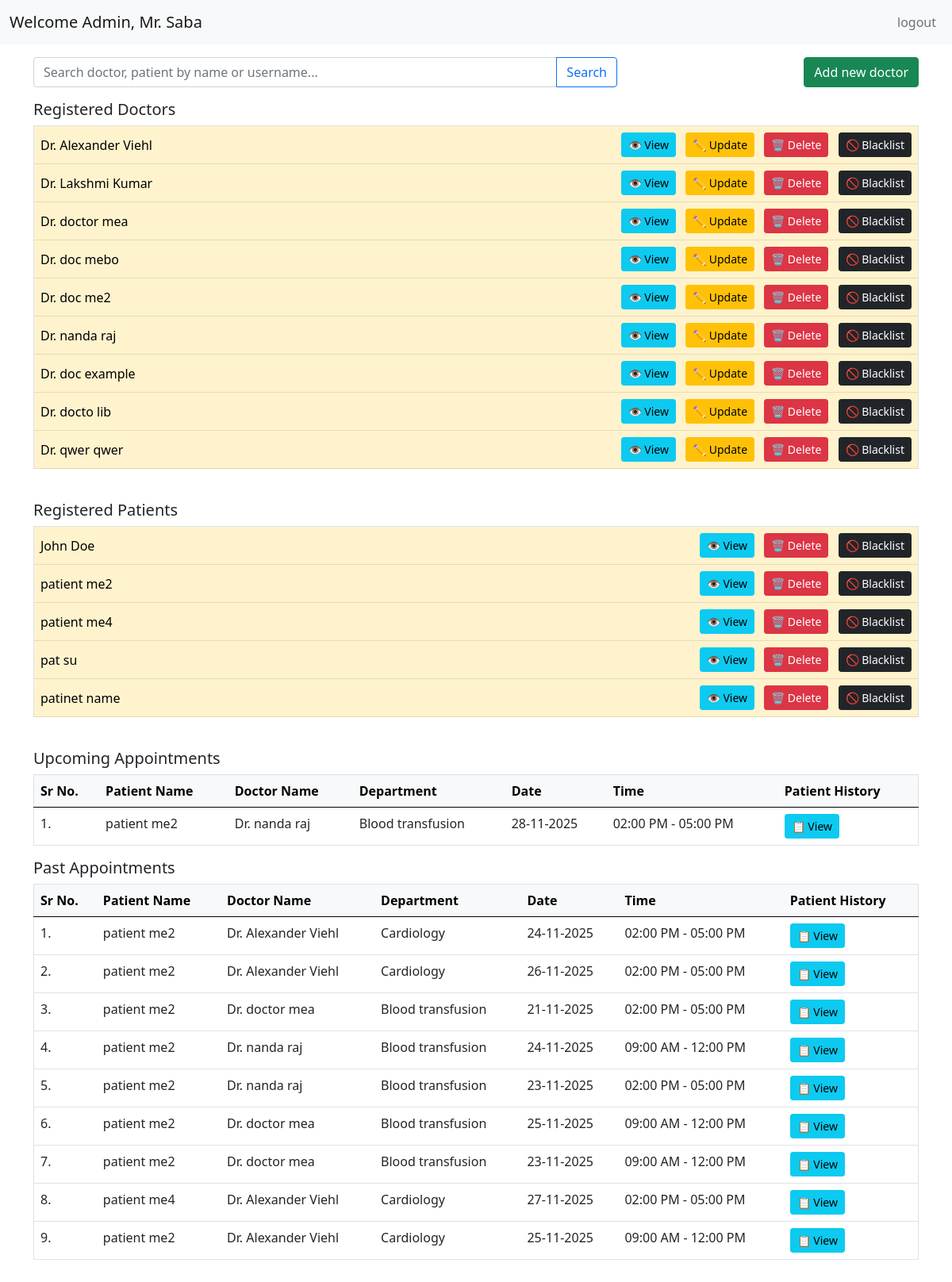
/admin_dashboard (signed in), run on an earlier commit of the app's database.
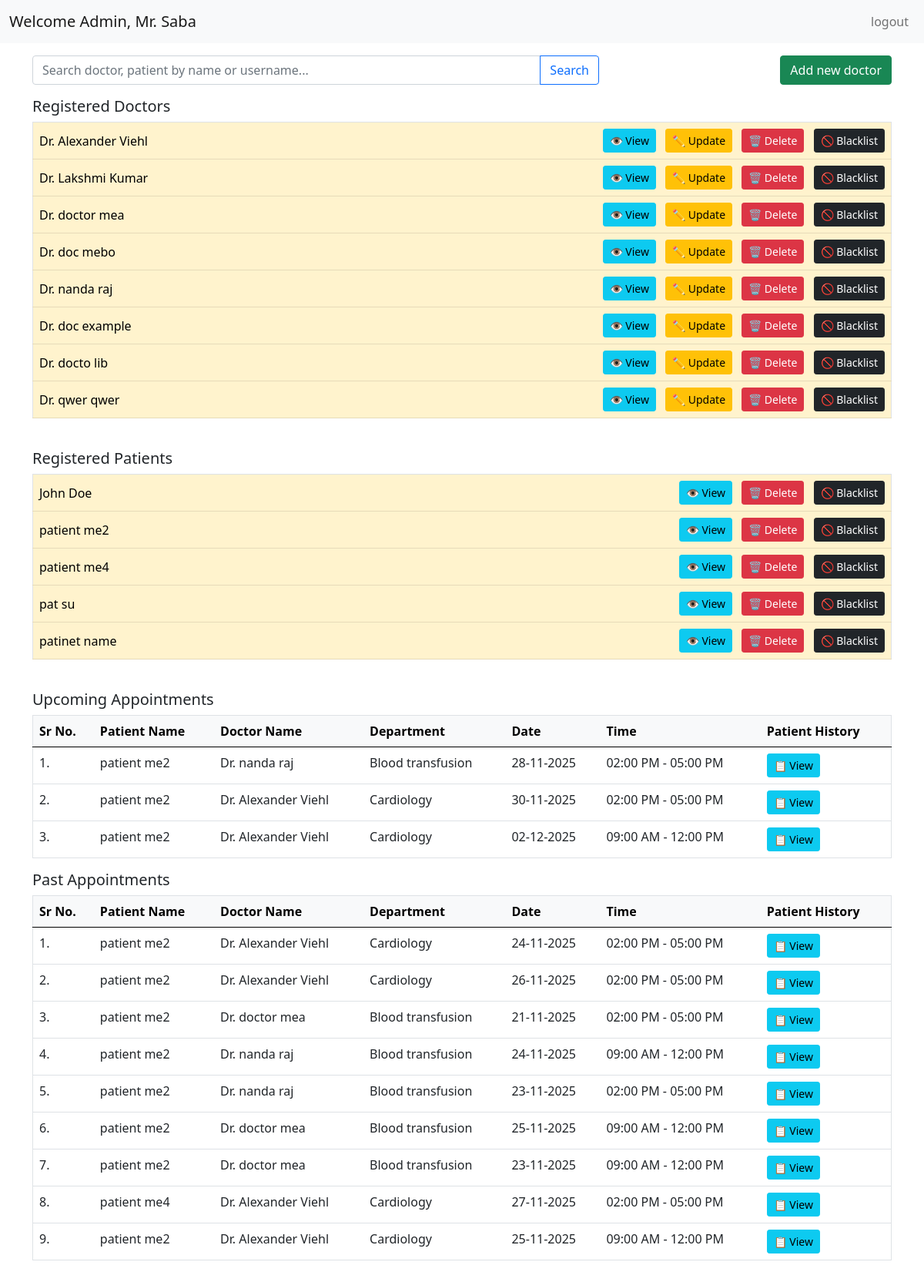
And on a later commit of the database.
### application/models.py (models this page shows, shortened)
class Doctor(db.Model):
    __tablename__ = 'doctors'
    id = db.Column(db.Integer, primary_key=True, autoincrement=True)
    username = db.Column(db.String(80), unique=True, nullable=False, index=True)
    email = db.Column(db.String(120), unique=True, nullable=False, index=True)
    password = db.Column(db.String(255), nullable=False)
    first_name = db.Column(db.String(50), nullable=False)
    last_name = db.Column(db.String(50), nullable=False)
    department_id = db.Column(db.Integer, db.ForeignKey('department.id', ondelete='RESTRICT'), nullable=False)
    specialization = db.Column(db.String(100), nullable=False, index=True)
    experience_years = db.Column(db.Integer, db.CheckConstraint('experience_years >= 0'))
    gender = db.Column(db.String(10), db.CheckConstraint("gender IN ('male', 'female')"))
    blacklisted = db.Column(db.Boolean, default=False)
    department = db.relationship('Department', backref=db.backref('doctors', lazy='dynamic'))
    @property
    def name(self):
        return f"{self.first_name} {self.last_name}"

class Patient(db.Model):
    __tablename__ = 'patients'
    id = db.Column(db.Integer, primary_key=True, autoincrement=True)
    username = db.Column(db.String(80), unique=True, nullable=False, index=True)
    email = db.Column(db.String(120), unique=True, nullable=False, index=True)
    password = db.Column(db.String(255), nullable=False)
    first_name = db.Column(db.String(50), nullable=False)
    last_name = db.Column(db.String(50), nullable=False)
    phone = db.Column(db.String(15))
    age = db.Column(db.Integer, db.CheckConstraint('age > 0 AND age <= 150'))
    gender = db.Column(db.String(10), db.CheckConstraint("gender IN ('male', 'female')"))
    blacklisted = db.Column(db.Boolean, default=False)
    @property
    def name(self):
        return f"{self.first_name} {self.last_name}"

class Appointment(db.Model):
    __tablename__ = 'appointments'
    id = db.Column(db.Integer, primary_key=True, autoincrement=True)
    patient_id = db.Column(db.Integer, db.ForeignKey('patients.id', ondelete='CASCADE'), nullable=False, index=True)
    doctor_id = db.Column(db.Integer, db.ForeignKey('doctors.id', ondelete='CASCADE'), nullable=False, index=True)
    date = db.Column(db.String(20), nullable=False, index=True)
    time = db.Column(db.String(20), nullable=False)
    status = db.Column(db.String(20), nullable=False, default='Booked')
    patient = db.relationship('Patient', backref=db.backref('appointments', lazy='dynamic', cascade='all, delete-orphan'))
    doctor = db.relationship('Doctor', backref=db.backref('appointments', lazy='dynamic', cascade='all, delete-orphan'))
    __table_args__ = (
        db.UniqueConstraint('doctor_id', 'date', 'time', name='unique_doctor_appointment'),
        db.CheckConstraint("status IN ('Booked', 'Completed', 'Cancelled')", name='valid_status')
    )

class Department(db.Model):
    __tablename__ = 'department'
    id = db.Column(db.Integer, primary_key=True)
    department_name = db.Column(db.String(100), unique=True, nullable=False)
    description = db.Column(db.Text)

### application/admin_functionalities.py (the view)
@hospital_app.route('/admin_dashboard', methods=['GET', 'POST'])
def admin_dashboard_fn():
    if session.get('role') != 'admin':
        flash(message='Please log in as admin to access this page', category='warning')
        return redirect(url_for('hospital_home_and_login'))
    if request.method == 'GET':
      admin = Admin.query.filter_by(username=session['username']).first()
      search_query = request.args.get('search_form', '').strip()
      if search_query:
          search_pattern = f'%{search_query}%'
          list_of_doctors = Doctor.query.filter(or_(Doctor.first_name.ilike(search_pattern),
                                                    Doctor.last_name.ilike(search_pattern))).all()
          if search_query.isdigit():
              list_of_patients = Patient.query.filter_by(id=int(search_query)).all()
          else:
              list_of_patients = Patient.query.filter(or_(
                  Patient.first_name.ilike(search_pattern),
                  Patient.last_name.ilike(search_pattern),
                  Patient.email.ilike(search_pattern),
                  Patient.phone.ilike(search_pattern)
              )).all()
          future_appointments = []
          old_appointments = []
      else:
          list_of_doctors = Doctor.query.all()
          list_of_patients = Patient.query.all()
          from datetime import datetime
          today = datetime.today().date()
          future_appointments = [appt for appt in Appointment.query.all()
                                 if datetime.strptime(appt.date, '%d-%m-%Y').date() >= today]
          old_appointments = [appt for appt in Appointment.query.all()
                                 if datetime.strptime(appt.date, '%d-%m-%Y').date() < today]
      return render_template('dashboard_admin.html', admin_name=admin.last_name,
                            registered_doctors=list_of_doctors,
                            registered_patients=list_of_patients,
                            upcoming_appointments=future_appointments,
                            past_appointments=old_appointments,
                            search_query=search_query)

### templates/dashboard_admin.html (shortened to what the changed rows need)
<!DOCTYPE html>
<html lang="en">
<head>
  <link rel="stylesheet" href="/static/style.css">
  <link href="https://cdn.jsdelivr.net/npm/bootstrap@5.0.2/dist/css/bootstrap.min.css" rel="stylesheet">
</head>
<body>
  <div id="main">
    <div id="canvas">
      <div id="content" class="container py-3">
        <div class="table-responsive mb-4">
          <table class="table border">
            <tbody>
              {% for doctor in registered_doctors %}
              <tr class="table-warning">
                <td class="align-middle">Dr. {{ doctor.name }}</td>
                <td class="text-end">
                  <a href="/view-doctor/{{ doctor.id }}" class="btn btn-info btn-sm me-2 fw-semibold">👁️ View</a>
                  <a href="/update-doctor/{{ doctor.id }}" class="btn btn-warning btn-sm me-2 fw-semibold">✏️ Update</a>
                  <a href="/delete-doctor/{{ doctor.id }}" class="btn btn-danger btn-sm me-2 fw-semibold">🗑️ Delete</a>
                  <a href="/blacklist-doctor/{{ doctor.id }}" class="btn btn-dark btn-sm fw-semibold">🚫 Blacklist</a>
                </td>
              </tr>
              {% endfor %}
            </tbody>
          </table>
        </div>
        <div class="table-responsive mb-4">
          <table class="table border">
            <tbody>
              {% for patient in registered_patients %}
              <tr class="table-warning">
                <td class="align-middle">{{ patient.name }}</td>
                <td class="text-end">
                  <a href="/view-patient/{{ patient.id }}" class="btn btn-info btn-sm me-2 fw-semibold">👁️ View</a>
                  <a href="/delete-patient/{{ patient.id }}" class="btn btn-danger btn-sm me-2 fw-semibold">🗑️ Delete</a>
                  <a href="/blacklist-patient/{{ patient.id }}" class="btn btn-dark btn-sm fw-semibold">🚫 Blacklist</a>
                </td>
              </tr>
              {% endfor %}
            </tbody>
          </table>
        </div>
        {% if upcoming_appointments %}
        <div class="table-responsive">
          <table class="table border">
            <thead class="table-light">
              <tr>
                <th scope="col">Sr No.</th>
                <th scope="col">Patient Name</th>
                <th scope="col">Doctor Name</th>
                <th scope="col">Department</th>
                <th scope="col">Date</th>
                <th scope="col">Time</th>
                <th scope="col">Patient History</th>
              </tr>
            </thead>
            <tbody>
              {% for appointment in upcoming_appointments %}
              <tr>
                <td>{{ loop.index }}.</td>
                <td>{{ appointment.patient.name }}</td>
                <td>Dr. {{ appointment.doctor.name }}</td>
                <td>{{ appointment.doctor.department.department_name }}</td>
                <td>{{ appointment.date }}</td>
                <td>{{ appointment.time }}</td>
                <td class="align-middle">
                  <a href="/view-patient/{{ appointment.patient_id }}" class="btn btn-info btn-sm fw-semibold">📋 View</a>
                </td>
              </tr>
              {% endfor %}
            </tbody>
          </table>
        </div>
        {% endif %}
        {% if past_appointments %}
        <div class="table-responsive">
          <table class="table border">
            <thead class="table-light">
              <tr>
                <th scope="col">Sr No.</th>
                <th scope="col">Patient Name</th>
                <th scope="col">Doctor Name</th>
                <th scope="col">Department</th>
                <th scope="col">Date</th>
                <th scope="col">Time</th>
                <th scope="col">Patient History</th>
              </tr>
            </thead>
            <tbody>
              {% for appointment in past_appointments %}
              <tr>
                <td>{{ loop.index }}.</td>
                <td>{{ appointment.patient.name }}</td>
                <td>Dr. {{ appointment.doctor.name }}</td>
                <td>{{ appointment.doctor.department.department_name }}</td>
                <td>{{ appointment.date }}</td>
                <td>{{ appointment.time }}</td>
                <td class="align-middle">
                  <a href="/view-patient/{{ appointment.patient_id }}" class="btn btn-info btn-sm fw-semibold">📋 View</a>
                </td>
              </tr>
              {% endfor %}
            </tbody>
          </table>
        </div>
        {% endif %}
      </div>
    </div>
  </div>
</body>
</html>

What changed in the data, as far as the page shows it:
removed Doctor: name "doc me2"
added Appointment: patient.name "patient me2", doctor.name "Alexander Viehl", doctor.department.department_name "Cardiology", date "30-11-2025", time "02:00 PM - 05:00 PM", shown under "Upcoming Appointments"
added Appointment: patient.name "patient me2", doctor.name "Alexander Viehl", doctor.department.department_name "Cardiology", date "02-12-2025", time "09:00 AM - 12:00 PM", shown under "Upcoming Appointments"
